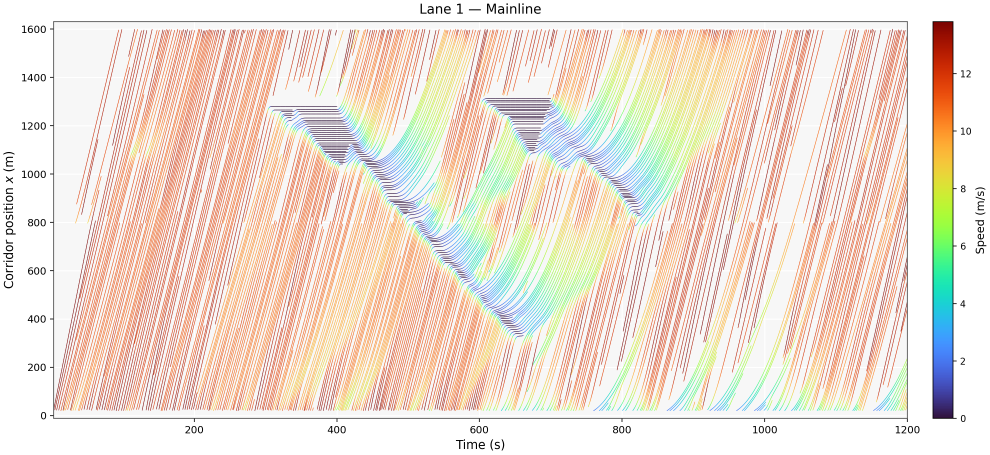
#> input picture figures/demo_raw/timespace_Lane_1_Mainline.png, 2970 x 1364 px, found by its file name (shown at 1/3 size)
$ python _build_demo_composite.py
#> lines starting #> are read from the running program, lines starting #| are printed output that depends on the picture
"""Build Paper-1 demo composites: time-space (2 lanes) and flow-density (2 lanes)."""
from pathlib import Path
import shutil
from PIL import Image, ImageDraw, ImageFont

res = Path(r"c:\Users\Pedram\NGM_Test_v1\2 - SIMULATION\results")
ts_dir = res / "test_sim_timespace_logical"
fd_dir = res / "test_sim_flow_density"
out_dir = Path(r"c:\Users\Pedram\NGM_Test_v1\figures")
out_dir.mkdir(exist_ok=True)

raw = out_dir / "demo_raw"
raw.mkdir(exist_ok=True)


def font(sz=28):
    for p in [r"C:\Windows\Fonts\arialbd.ttf", r"C:\Windows\Fonts\arial.ttf"]:
        if Path(p).exists():
            return ImageFont.truetype(p, sz)
    return ImageFont.load_default()


def prep(path, label, caption, tw):
    img = Image.open(path).convert("RGB")
    w, h = img.size
    scale = tw / w
    img = img.resize((tw, int(h * scale)), Image.Resampling.LANCZOS)
    pad_t, pad_b = 42, 34
    canvas = Image.new("RGB", (img.width, img.height + pad_t + pad_b), "white")
    canvas.paste(img, (0, pad_t))
    d = ImageDraw.Draw(canvas)
    d.text((10, 6), f"({label})", fill="black", font=font(30))
    bb = d.textbbox((0, 0), caption, font=font(20))
    twc = bb[2] - bb[0]
    d.text(
        ((canvas.width - twc) // 2, img.height + pad_t + 6),
        caption,
        fill="black",
        font=font(20),
    )
    return canvas


def stack_vertical(panels, out_name, panel_width):
    imgs = [prep(p, lab, cap, panel_width) for lab, cap, p in panels]
    pw = max(im.width for im in imgs)
    # pad widths to match
    aligned = []
    for im in imgs:
        if im.width == pw:
            aligned.append(im)
        else:
            c = Image.new("RGB", (pw, im.height), "white")
            c.paste(im, ((pw - im.width) // 2, 0))
            aligned.append(c)
    gap = 12
    H = sum(im.height for im in aligned) + gap * (len(aligned) + 1)
    W = pw + 2 * gap
    out = Image.new("RGB", (W, H), "white")
    y = gap
    for im in aligned:
        out.paste(im, (gap, y))
        y += im.height + gap
    out_path = out_dir / out_name
    out.save(out_path, optimize=True)
    print("wrote", out_path, out.size, f"{out_path.stat().st_size // 1024} KB")
    return out_path


def stack_horizontal(panels, out_name, panel_width):
    imgs = [prep(p, lab, cap, panel_width) for lab, cap, p in panels]
    ph = max(im.height for im in imgs)
    aligned = []
    for im in imgs:
        if im.height == ph:
            aligned.append(im)
        else:
            c = Image.new("RGB", (im.width, ph), "white")
            c.paste(im, (0, (ph - im.height) // 2))
            aligned.append(c)
    gap = 12
    W = sum(im.width for im in aligned) + gap * (len(aligned) + 1)
    H = ph + 2 * gap
    out = Image.new("RGB", (W, H), "white")
    x = gap
    for im in aligned:
        out.paste(im, (x, gap))
        x += im.width + gap
    out_path = out_dir / out_name
    out.save(out_path, optimize=True)
    print("wrote", out_path, out.size, f"{out_path.stat().st_size // 1024} KB")
    return out_path


ts_panels = [
    ("a", "Lane 1 (mainline)", ts_dir / "timespace_Lane_1_Mainline.png"),
    ("b", "Lane 2 (mainline)", ts_dir / "timespace_Lane_2_Mainline.png"),
]
fd_panels = [
    ("a", "Lane 1 (mainline)", fd_dir / "fd_Lane_1_Mainline.png"),
    ("b", "Lane 2 (mainline)", fd_dir / "fd_Lane_2_Mainline.png"),
]

for _lab, _cap, p in ts_panels + fd_panels:
    shutil.copy2(p, raw / p.name)

# Time–space: stacked (wide plots read better vertically)
stack_vertical(ts_panels, "fig_demo_timespace.png", panel_width=1400)
#> in prep, `img = img.resize((tw, int(h * scale)), Image.Resampling.LANCZOS)`:
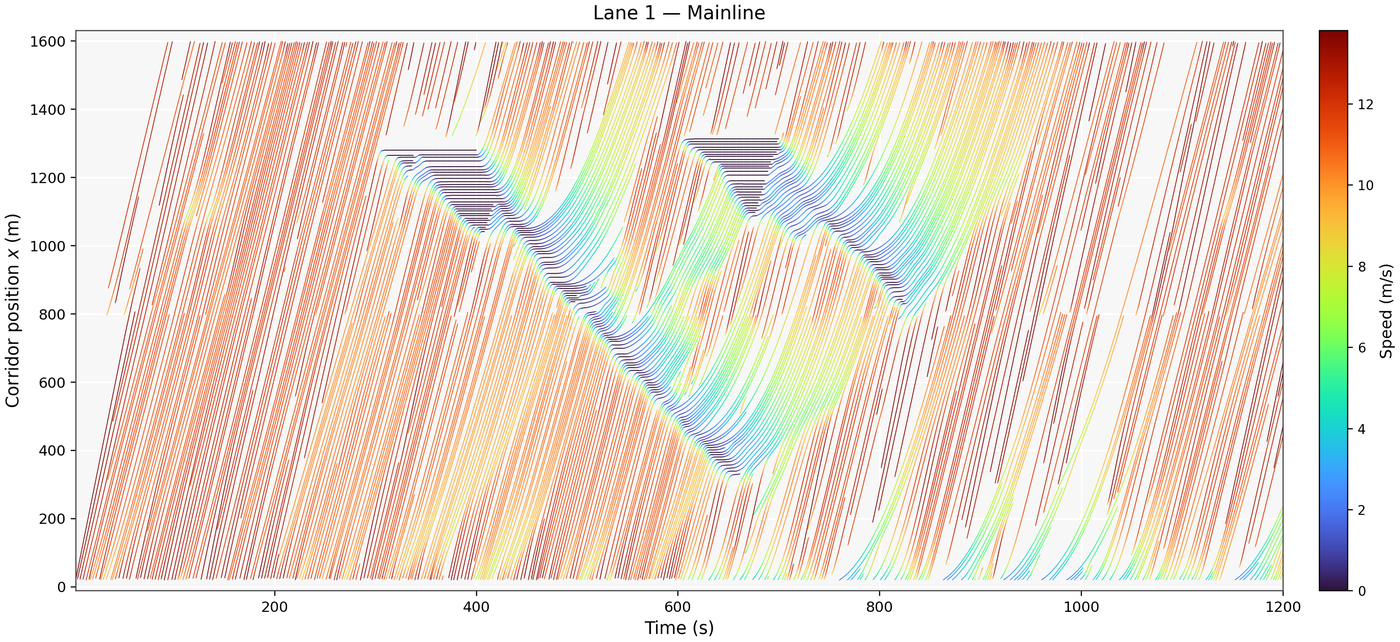
#> img: PIL image 1400x642 RGB; mean R, G, B 237.5, 223, 210.8
#> in prep, `canvas = Image.new("RGB", (img.width, img.height + pad_t + pad_b), "wh..`: canvas: PIL image 1400x718 RGB; every value is 255
#> in prep, `canvas.paste(img, (0, pad_t))`:
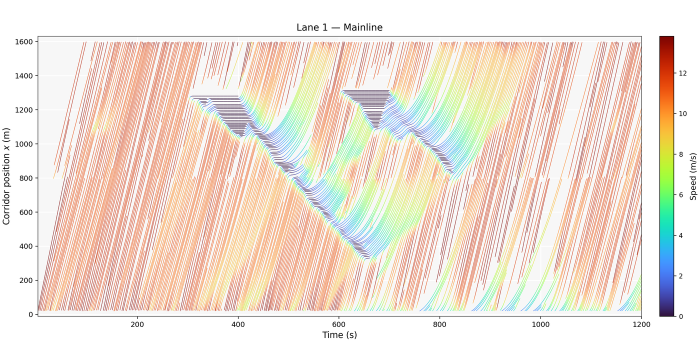
#> canvas: PIL image 1400x718 RGB (shown at 1/2 size); mean R, G, B 239.4, 226.4, 215.5
#> in prep, `bb = d.textbbox((0, 0), caption, font=font(20))`: bb = (0, 1, 84, 11)
#> in prep, `twc = bb[2] - bb[0]`: twc = 84
#> call 2 of prep, with label = 'b', caption = 'Lane 2 (mainline)', tw = 1400
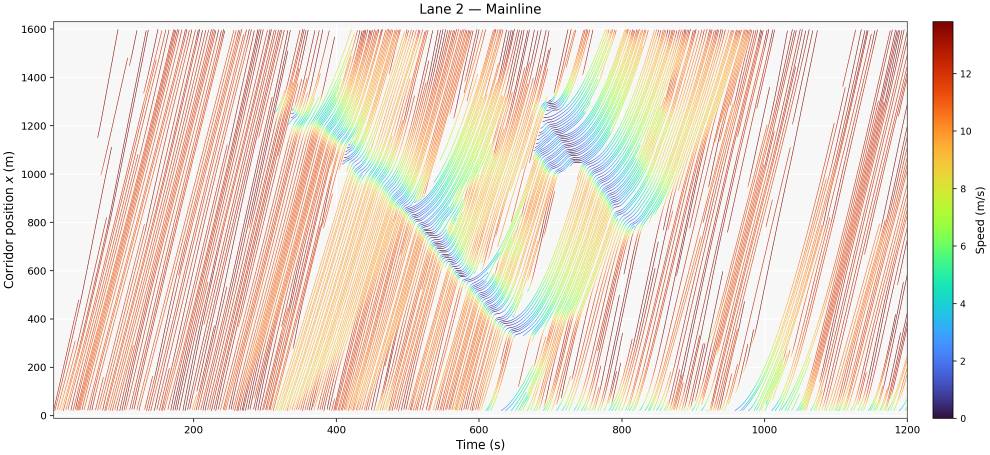
#> input picture figures/demo_raw/timespace_Lane_2_Mainline.png, 2970 x 1364 px, found by its file name (shown at 1/3 size)
#> in prep (call 2), `img = img.resize((tw, int(h * scale)), Image.Resampling.LANCZOS)`:
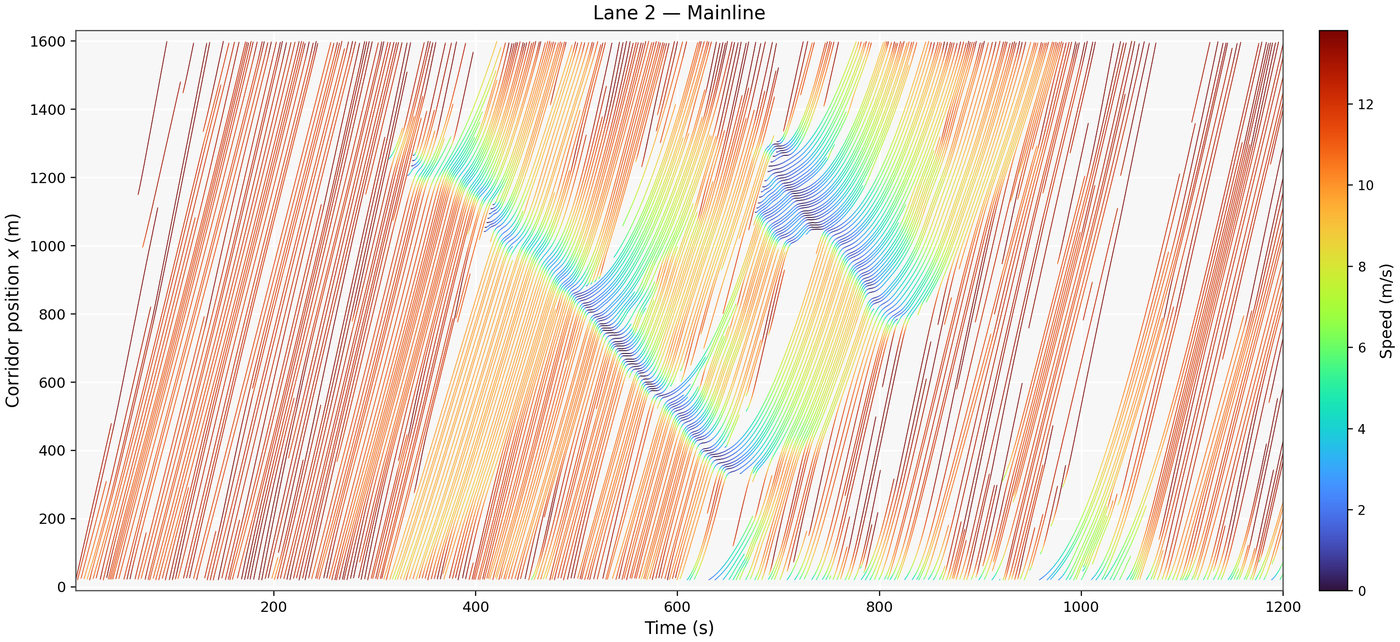
#> img: PIL image 1400x642 RGB; mean R, G, B 237.3, 222.6, 210.2
#> in prep (call 2), `canvas.paste(img, (0, pad_t))`:
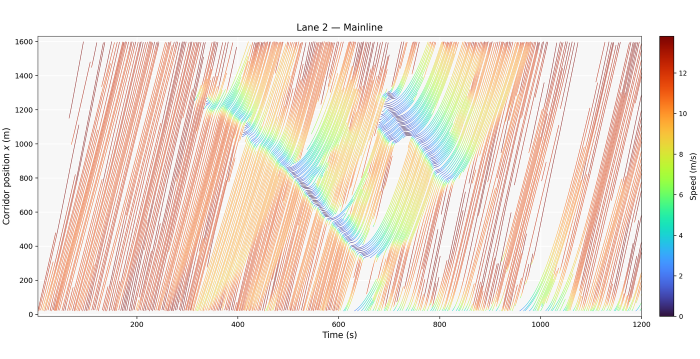
#> canvas: PIL image 1400x718 RGB (shown at 1/2 size); mean R, G, B 239.2, 226, 215
#> in stack_vertical, `imgs = [prep(p, lab, cap, panel_width) for lab, cap, p in panels]`: imgs = 2 items
#> in stack_vertical, `pw = max(im.width for im in imgs)`: pw = 1400
#> the loop in stack_vertical, `for im in imgs:` made 2 passes
#> after the loop in stack_vertical, `for im in imgs:`: aligned = 2 items
#> in stack_vertical, `H = sum(im.height for im in aligned) + gap * (len(aligned) + 1)`: H = 1472
#> in stack_vertical, `W = pw + 2 * gap`: W = 1424
#> in stack_vertical, `out = Image.new("RGB", (W, H), "white")`: out: PIL image 1424x1472 RGB; every value is 255
#> the loop in stack_vertical, `for im in aligned:` made 2 passes
#> y on passes 1 to 2: 742, 1472
#> after the loop in stack_vertical, `for im in aligned:`:
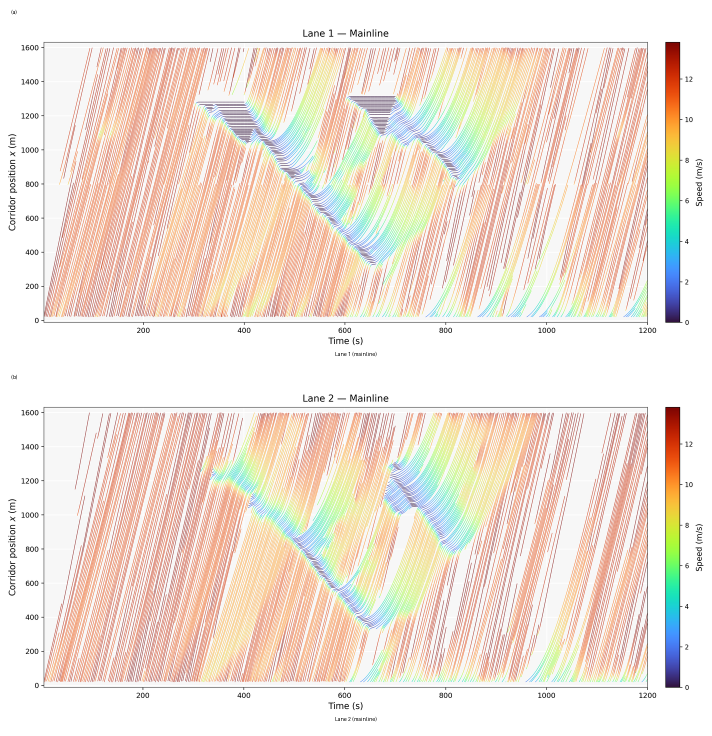
#> out: PIL image 1424x1472 RGB (shown at 1/2 size); mean R, G, B 239.9, 227.4, 216.8
#> after the loop in stack_vertical, `for im in aligned:`: y = 1472
#> (the run stopped early here; a loop or call above may not have finished)
